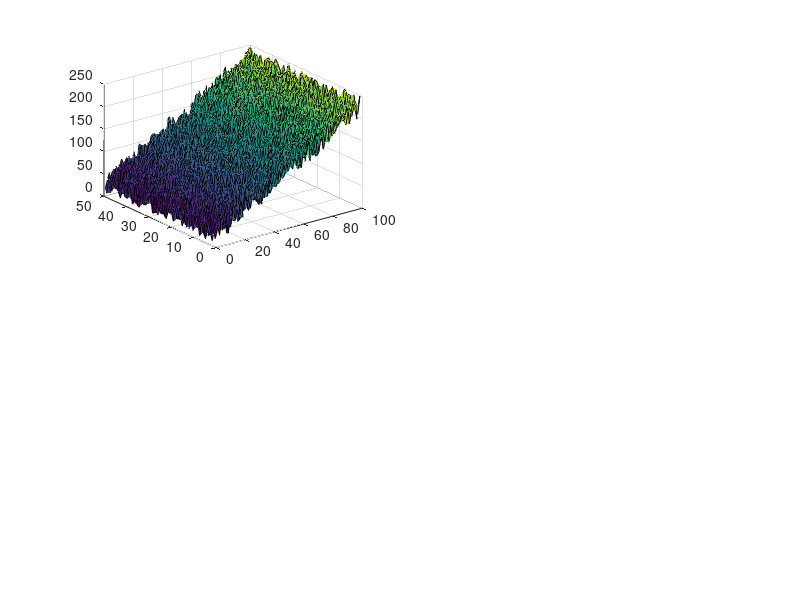

The MATLAB source for this figure: (Note: this script raises an error after producing the figure.)
% CODE by Laure Lemrich, Nov 2017 at ETH Zurich
%
% This code lets you put one colorbar on the right of a 2x2 subplot set
% 
% Matlab makes it really hard to move a colorbar around when subplots are
% concerned. This example shows you how to set a unique colorbar on the
% right. 
% 1. Replace first part with your figure. Make sure you use the same color
% range
% 2. Update values in the second part so everything fits nicely
% 3. Uncomment print commands to save figures

figure;
hold all

% Plot your 4 figures -----------------------------------------------------
% HERE: Replace with your four figures (no need to use a loop here)

colorbarrange = [0 500];
for loopn = 1:4
    subplot(2,2,loopn)
    dat1 = 2*repmat(1:100,50,1)+loopn*50*rand(50,100);
    s = surf(dat1);
    s.LineStyle = 'none';
    xlabel('x legend')
    ylabel('y legend')
    axis tight
    view(2)
    caxis(colorbarrange)
end

% Create the colorbar
h = colorbar;
h.Label.String = 'value (m)';
h.Limits = colorbarrange;

% -------------------------------------------------------------------------
% HERE: adjust with parameters until everything fits
hfig = gcf;
axes = hfig.Children(isgraphics(hfig.Children,'axes'));
% Dimensions of all the elements
% Figures length
figlength_x = 0.27;
figlength_y = 0.3;
%X axis position of fig 1, fig 2, colorbar, axis length is (0,1)
fig1_x = axes(2).Position(1);
fig2_x = fig1_x+figlength_x+0.1;
clb_x = fig2_x+figlength_x+0.05;

%Y axis position of figures (from bottom !)
fig1_y = axes(2).Position(2)+0.1;
fig2_y = fig1_y+figlength_y+0.15;

% Move all elements to their position -------------------------------------
hfig = gcf;
% Move and adjust colorbar
h = hfig.Children(isgraphics(hfig.Children,'Colorbar'));
h.Position(1) = clb_x;
h.Position(2) = fig1_y;
h.Position(4) = fig2_y-fig1_y+figlength_y;

% Move all figures
axes = hfig.Children(isgraphics(hfig.Children,'axes'));
axes(4).Position = [fig1_x fig2_y figlength_x figlength_y]; % top left
axes(3).Position = [fig2_x fig2_y figlength_x figlength_y]; % top right
axes(2).Position = [fig1_x fig1_y figlength_x figlength_y]; % bottom left
axes(1).Position = [fig2_x fig1_y figlength_x figlength_y]; % bottom right

% Formatting & saving your figure to a file -------------------------------
% Parameters for your figure ----------------------------------------------
figurewidth = 18; % cm
fontsize = 14.5;
figureheightratio = 0.8;
%- Homogeneize
hfig = gcf;
set(findall(hfig,'-property','FontSize'),'FontSize',fontsize)
set(findall(hfig,'-property','FontWeight'),'FontWeight','normal') %no bold
set(findall(hfig,'-property','Interpreter'),'Interpreter','latex')
set(findall(hfig,'-property','TickLabelInterpreter'),'TickLabelInterpreter','latex')
set(findall(hfig,'-property','Box'),'Box','off')

% needed
h = hfig.Children(isgraphics(hfig.Children,'Colorbar'));
h.Label.Interpreter = 'latex';

%- Set figure dimensions
set(hfig,'PaperPositionMode','Auto','PaperUnits','centimeters','Units','centimeters');
hfig.Position = [3 3 figurewidth figureheightratio*figurewidth];
hfig.PaperSize = [hfig.Position(3) hfig.Position(4)];

%- Print
filename = 'colorbarfigure';
%print(hfig,filename,'-dpdf','-painters','-fillpage')% '-bestfit'
%print(hfig,filename,'-djpeg')



